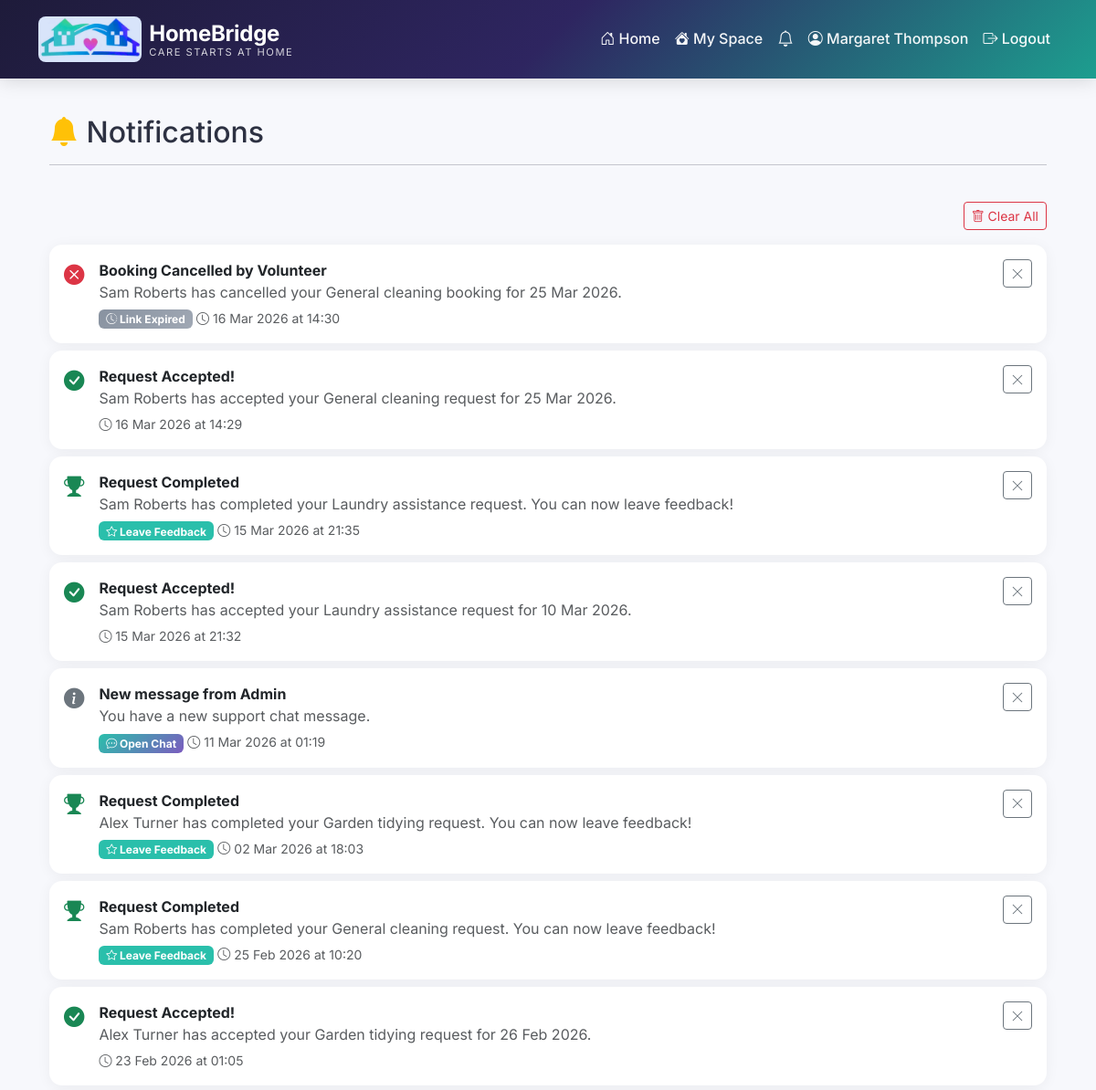
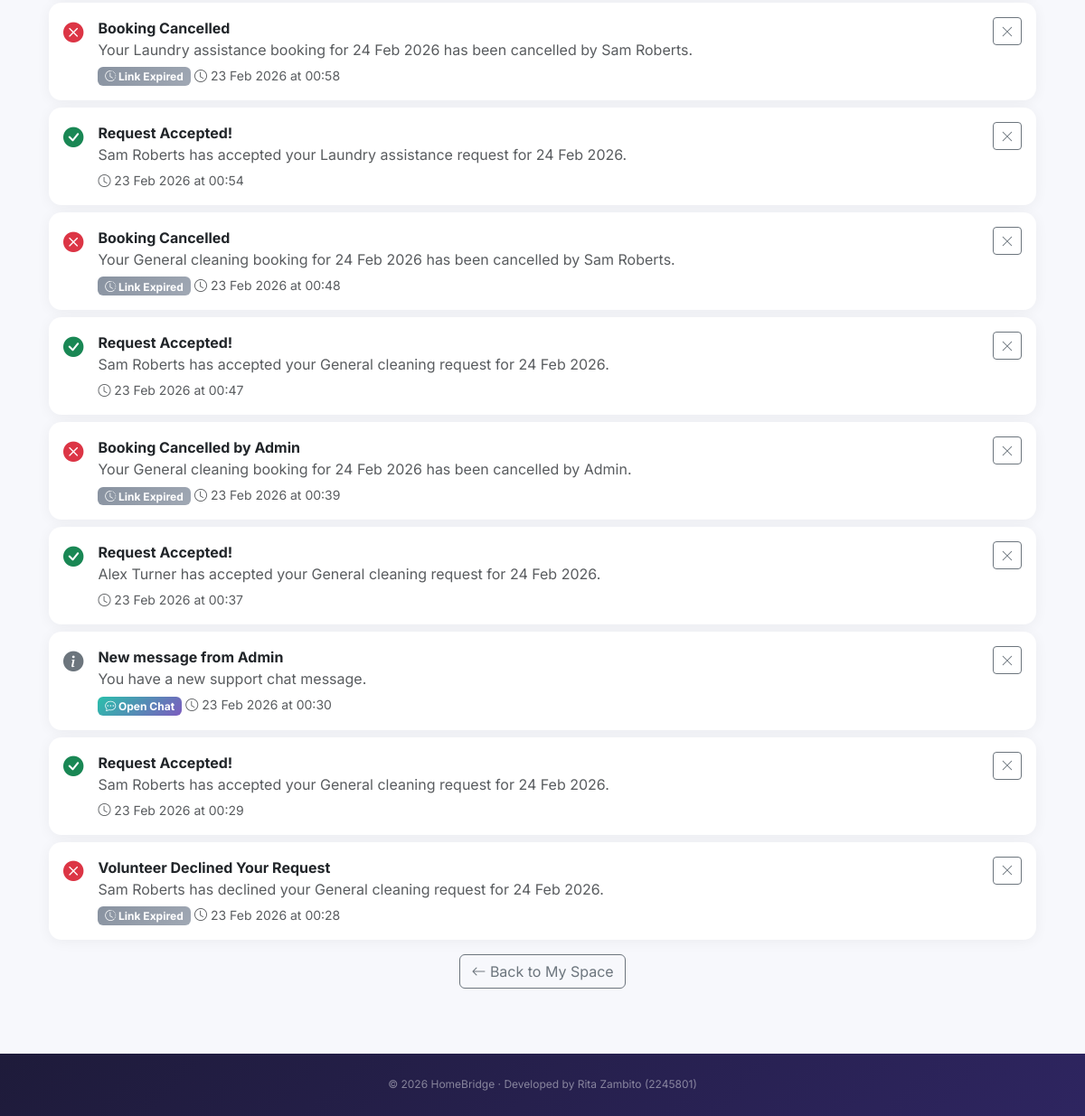
The page /notifications (signed in) on the database its author committed (2 pictures, top to bottom).
### app.py (models this page shows)
class ServiceUser(db.Model):
    __tablename__ = 'service_users'
    id = db.Column(db.Integer, primary_key=True)
    name = db.Column(db.String(100), nullable=False)
    email = db.Column(db.String(120), unique=True, nullable=False)
    password = db.Column(db.String(200), nullable=False)
    phone = db.Column(db.String(20))
    address = db.Column(db.String(200))
    postcode = db.Column(db.String(10))
    latitude = db.Column(db.Float)  # Cached coordinates
    longitude = db.Column(db.Float)  # Cached coordinates
    conditions = db.Column(db.Text)
    emergency_contact = db.Column(db.String(20))
    registered_date = db.Column(db.DateTime, default=uk_now)
    status = db.Column(db.String(20), default='active')

class Notification(db.Model):
    __tablename__ = 'notifications'
    id = db.Column(db.Integer, primary_key=True)
    recipient_id = db.Column(db.Integer, nullable=False)
    recipient_type = db.Column(db.String(20), nullable=False)  # 'user', 'volunteer', 'admin'
    title = db.Column(db.String(200), nullable=False)
    message = db.Column(db.Text)
    link = db.Column(db.String(300))  # URL to redirect when clicked
    link_expires = db.Column(db.String(10))  # Date string YYYY-MM-DD - link hidden after this date
    is_read = db.Column(db.Boolean, default=False)
    created_date = db.Column(db.DateTime, default=uk_now)

### app.py (the view)
@app.route('/notifications')
@login_required
def notifications():
    actual_id = int(current_user.id.split('_')[1])
    all_notifications = Notification.query.filter_by(
        recipient_id=actual_id,
        recipient_type=current_user.user_type
    ).order_by(Notification.created_date.desc()).all()
    for n in all_notifications:
        if not n.is_read:
            n.is_read = True
    db.session.commit()
    return render_template('notifications.html', notifications=all_notifications, today=uk_now().strftime('%Y-%m-%d'))

### app.py (called while the page is built)
def uk_now():
    return datetime.now(UK_TZ).replace(tzinfo=None)

@login_manager.user_loader
def load_user(user_id):
    user_type, actual_id = user_id.split('_')
    actual_id = int(actual_id)
    if user_type == 'user':
        user_obj = ServiceUser.query.get(actual_id)
        if user_obj:
            return User(user_id, user_obj.email, user_obj.name, 'user')
    elif user_type == 'volunteer':
        volunteer_obj = Volunteer.query.get(actual_id)
        if volunteer_obj:
            return User(user_id, volunteer_obj.email, volunteer_obj.name, 'volunteer')
    elif user_type == 'admin':
        admin_obj = Admin.query.get(actual_id)
        if admin_obj:
            return User(user_id, admin_obj.email, admin_obj.name, 'admin')
    return None

@app.after_request
def add_no_cache(response):
    response.headers['Cache-Control'] = 'no-cache, no-store, must-revalidate'
    response.headers['Pragma'] = 'no-cache'
    response.headers['Expires'] = '0'
    return response

@app.context_processor
def inject_notification_count():
    if hasattr(current_user, 'is_authenticated') and current_user.is_authenticated:
        actual_id = int(current_user.id.split('_')[1])
        count = Notification.query.filter_by(
            recipient_id=actual_id,
            recipient_type=current_user.user_type,
            is_read=False
        ).count()
        return {'unread_notifications': count}
    return {'unread_notifications': 0}

### templates/notifications.html (shortened to what this page needs)
{% extends 'base.html' %}
{% block content %}
<div class="container">
    <div class="row mb-4">
        <div class="col-12">
            <h2><i class="bi bi-bell-fill text-warning"></i> Notifications</h2>
            <hr>
        </div>
    </div>
    {% if notifications %}
        <div class="text-end mb-3">
            <form method="POST" action="{{ url_for('clear_notifications') }}" class="d-inline"
                  onsubmit="return confirm('Clear all notifications? This cannot be undone.')">
                <button type="submit" class="btn btn-outline-danger btn-sm">
                    <i class="bi bi-trash"></i> Clear All
                </button>
            </form>
        </div>
        {% for notif in notifications %}
            <div class="card mb-2">
                <div class="card-body py-3">
                    <div class="d-flex align-items-start">
                        <div class="me-3">
                            {% if 'Accepted' in notif.title %}
                                <i class="bi bi-check-circle-fill text-success" style="font-size: 1.4rem;"></i>
                            {% elif 'Declined' in notif.title or 'Cancelled' in notif.title %}
                                <i class="bi bi-x-circle-fill text-danger" style="font-size: 1.4rem;"></i>
                            {% elif 'Completed' in notif.title %}
                                <i class="bi bi-trophy-fill text-success" style="font-size: 1.4rem;"></i>
                            {% elif 'Assigned' in notif.title %}
                                <i class="bi bi-bell-fill text-info" style="font-size: 1.4rem;"></i>
                            {% elif 'Replied' in notif.title or 'Message' in notif.title %}
                                <i class="bi bi-envelope-fill text-primary" style="font-size: 1.4rem;"></i>
                            {% elif 'Registered' in notif.title %}
                                <i class="bi bi-person-plus-fill text-success" style="font-size: 1.4rem;"></i>
                            {% else %}
                                <i class="bi bi-info-circle-fill text-secondary" style="font-size: 1.4rem;"></i>
                            {% endif %}
                        </div>
                        <div class="flex-grow-1">
                            <strong>{{ notif.title }}</strong>
                            <p class="mb-1 text-muted">{{ notif.message }}</p>
                            {% set link_valid = notif.link and (not notif.link_expires or notif.link_expires > today) %}
                            {% if link_valid %}
                                {% if 'create-request' in (notif.link or '') %}
                                    <a href="{{ notif.link }}" class="badge bg-primary text-decoration-none"><i class="bi bi-arrow-right-circle"></i> Find a new volunteer</a>
                                {% elif 'Cancellation Request' in notif.title %}
                                    <a href="{{ notif.link }}" class="badge bg-danger text-decoration-none"><i class="bi bi-exclamation-triangle"></i> View & Cancel Request</a>
                                {% elif 'message' in notif.title|lower and '/chat' in (notif.link or '') %}
                                    <a href="{{ notif.link }}" class="badge bg-primary text-decoration-none"><i class="bi bi-chat-dots"></i> Open Chat</a>
                                {% elif 'message' in notif.title|lower and '/support-chat' in (notif.link or '') %}
                                    <a href="{{ notif.link }}" class="badge bg-primary text-decoration-none"><i class="bi bi-chat-dots"></i> Open Chat</a>
                                {% elif 'Completed' in notif.title %}
                                    <a href="{{ notif.link }}" class="badge bg-success text-decoration-none"><i class="bi bi-star"></i> Leave Feedback</a>
                                {% elif 'Accepted' in notif.title %}
                                    <a href="{{ notif.link }}" class="badge bg-success text-decoration-none"><i class="bi bi-eye"></i> View Request</a>
                                {% elif 'Assigned' in notif.title %}
                                    <a href="{{ notif.link }}" class="badge bg-info text-decoration-none"><i class="bi bi-eye"></i> View Request</a>
                                {% else %}
                                    <a href="{{ notif.link }}" class="badge bg-primary text-decoration-none"><i class="bi bi-eye"></i> View</a>
                                {% endif %}
                            {% elif notif.link_expires and notif.link_expires <= today %}
                                <span class="badge bg-secondary"><i class="bi bi-clock-history"></i> Link Expired</span>
                            {% endif %}
                            <small class="text-muted">
                                <i class="bi bi-clock"></i> {{ notif.created_date.strftime('%d %b %Y at %H:%M') }}
                            </small>
                        </div>
                        <div class="ms-2">
                            <form method="POST" action="{{ url_for('delete_notification', notif_id=notif.id) }}" class="d-inline"
                                  onsubmit="return confirm('Delete this notification?')">
                                <button type="submit" class="btn btn-outline-secondary btn-sm" title="Delete">
                                    <i class="bi bi-x-lg"></i>
                                </button>
                            </form>
                        </div>
                    </div>
                </div>
            </div>
        {% endfor %}
    {% else %}
        <div class="text-center py-5">
            <i class="bi bi-bell-slash text-muted" style="font-size: 4rem;"></i>
            <h5 class="text-muted mt-3">No notifications yet</h5>
            <p class="text-muted">You'll be notified when something happens with your requests or messages.</p>
        </div>
    {% endif %}
    <div class="text-center mt-3">
        {% if current_user.user_type == 'volunteer' %}
            <a href="{{ url_for('volunteer_dashboard') }}" class="btn btn-outline-secondary">
                <i class="bi bi-arrow-left"></i> Back to My Space
            </a>
        {% elif current_user.user_type == 'admin' %}
            <a href="{{ url_for('admin_dashboard') }}" class="btn btn-outline-secondary">
                <i class="bi bi-arrow-left"></i> Back to Dashboard
            </a>
        {% else %}
            <a href="{{ url_for('user_dashboard') }}" class="btn btn-outline-secondary">
                <i class="bi bi-arrow-left"></i> Back to My Space
            </a>
        {% endif %}
    </div>
</div>
{% endblock %}

### templates/base.html (shortened to what this page needs)
<!DOCTYPE html>
<html lang="en">
<head>
    <link href="https://cdn.jsdelivr.net/npm/bootstrap@5.3.0/dist/css/bootstrap.min.css" rel="stylesheet">
    <link rel="stylesheet" href="https://cdn.jsdelivr.net/npm/bootstrap-icons@1.11.0/font/bootstrap-icons.css">
</head>
<body class="d-flex flex-column min-vh-100">
    <nav class="navbar navbar-expand-lg navbar-hb" aria-label="Main navigation">
        <div class="container">
            <a href="{{ url_for('index') }}" class="navbar-brand d-flex align-items-center text-decoration-none">
                <img src="{{ url_for('static', filename='images/logo.png') }}" alt="HomeBridge" height="50" class="me-2" style="border-radius: 8px;">
                <div class="d-flex flex-column justify-content-center">
                    <span class="brand-name">HomeBridge</span>
                    <span class="brand-tagline">Care starts at home</span>
                </div>
            </a>
            <div class="collapse navbar-collapse" id="navbarNav">
                <ul class="navbar-nav ms-auto">
                    {% if current_user.is_authenticated %}
                        {% if current_user.user_type == 'admin' %}
                            <li class="nav-item">
                                <a class="nav-link" href="{{ url_for('admin_dashboard') }}">
                                    <i class="bi bi-grid-1x2-fill"></i> Dashboard
                                </a>
                            </li>
                        {% else %}
                            <li class="nav-item">
                                <a class="nav-link" href="{{ url_for('index') }}">
                                    <i class="bi bi-house-door"></i> Home
                                </a>
                            </li>
                            <li class="nav-item">
                                <a class="nav-link" href="{{ url_for('user_dashboard') }}">
                                    <i class="bi bi-house-heart-fill"></i> My Space
                                </a>
                            </li>
                        {% endif %}
                        <li class="nav-item">
                            <a class="nav-link position-relative" href="{{ url_for('notifications') }}" aria-label="Notifications">
                                <i class="bi bi-bell" style="font-size: 1.1rem;"></i>
                            </a>
                        </li>
                        <li class="nav-item">
                            {% if current_user.user_type == 'admin' %}
                                <span class="nav-link">
                                    <i class="bi bi-person-circle"></i> {{ current_user.name }}
                                </span>
                            {% elif current_user.user_type == 'volunteer' %}
                                <a class="nav-link" href="{{ url_for('volunteer_profile') }}">
                                    <i class="bi bi-person-circle"></i> {{ current_user.name }}
                                </a>
                            {% else %}
                                <a class="nav-link" href="{{ url_for('user_profile') }}">
                                    <i class="bi bi-person-circle"></i> {{ current_user.name }}
                                </a>
                            {% endif %}
                        </li>
                        <li class="nav-item">
                            <a class="nav-link" href="{{ url_for('logout') }}">
                                <i class="bi bi-box-arrow-right"></i> Logout
                            </a>
                        </li>
                    {% endif %}
                </ul>
            </div>
        </div>
    </nav>
    <main id="main-content" class="container my-4 flex-grow-1">
        {% block content %}{% endblock %}
    </main>
    <footer class="footer-hb mt-5" role="contentinfo">
        <div class="container text-center">
            <p class="footer-copy mb-0">
                &copy; 2026 HomeBridge &middot; Developed by Rita Zambito (2245801)
            </p>
        </div>
    </footer>
</body>
</html>

### templates/base.html (style rules this page uses)
:root { --hb-teal: #2ABFAB; --hb-teal-dark: #1D9E8F; --hb-violet: #7C5CBF; --hb-violet-dark: #5A3D96; --hb-pink-accent: #E8709A; --hb-navy: #1E1B3A; --hb-gradient: linear-gradient(135deg, #1D9E8F, #5A3D96); --hb-gradient-soft: linear-gradient(135deg, #2ABFAB, #7C5CBF); --hb-gradient-light: linear-gradient(135deg, #E8F8F5, #EDE7F6); }
body { font-family: 'Inter', sans-serif; background: #F7F8FC; color: #2D3142; }
.navbar-hb { background: linear-gradient(135deg, #1E1B3A 0%, #2E2560 50%, #1D9E8F 100%); padding: 0.8rem 0; box-shadow: 0 2px 20px rgba(0,0,0,0.15); position: sticky; top: 0; z-index: 1020; }
.navbar-hb .nav-link { color: rgba(255,255,255,0.95) !important; font-weight: 500; font-size: 1rem; transition: all 0.2s; }
.brand-name { color: #fff; font-weight: 700; font-size: 1.5rem; letter-spacing: -0.3px; line-height: 1.2; }
.brand-tagline { color: rgba(255,255,255,0.8); font-size: 0.7rem; font-weight: 400; letter-spacing: 1.5px; text-transform: uppercase; line-height: 1; }
.card { border: none; border-radius: 14px; box-shadow: 0 2px 15px rgba(0,0,0,0.05); transition: transform 0.2s ease, box-shadow 0.2s ease; }
.bg-primary { background: var(--hb-gradient-soft) !important; }
.bg-success { background: linear-gradient(135deg, #2ABFAB, #34D1BF) !important; }
.bg-secondary { background: linear-gradient(135deg, #8892A0, #A0A8B4) !important; }
.badge.bg-primary { background: var(--hb-gradient-soft) !important; }
.badge.bg-success { background: var(--hb-teal) !important; }
a { color: var(--hb-violet); }
.footer-hb { background: linear-gradient(135deg, #1E1B3A, #2E2560); color: rgba(255,255,255,0.85); padding: 1.6rem 0; font-size: 0.85rem; }
.footer-hb .footer-copy { color: rgba(255,255,255,0.45); font-size: 0.75rem; }

### rows shown on the page
ServiceUser: name "Margaret Thompson"
Notification: title "Booking Cancelled by Volunteer", message "Sam Roberts has cancelled your General cleaning booking for 25 Mar 2026.", link_expires "Link Expired", created_date "16 Mar 2026 at 14:30"
Notification: title "Request Accepted!", message "Sam Roberts has accepted your General cleaning request for 25 Mar 2026.", created_date "16 Mar 2026 at 14:29"
Notification: title "Request Completed", message "Sam Roberts has completed your Laundry assistance request. You can now leave feedback!", created_date "15 Mar 2026 at 21:35"
Notification: title "Request Accepted!", message "Sam Roberts has accepted your Laundry assistance request for 10 Mar 2026.", created_date "15 Mar 2026 at 21:32"
Notification: title "New message from Admin", message "You have a new support chat message.", created_date "11 Mar 2026 at 01:19"
Notification: title "Request Completed", message "Alex Turner has completed your Garden tidying request. You can now leave feedback!", created_date "02 Mar 2026 at 18:03"
Notification: title "Request Completed", message "Sam Roberts has completed your General cleaning request. You can now leave feedback!", created_date "25 Feb 2026 at 10:20"
Notification: title "Request Accepted!", message "Alex Turner has accepted your Garden tidying request for 26 Feb 2026.", created_date "23 Feb 2026 at 01:05"
Notification: title "Booking Cancelled", message "Your Laundry assistance booking for 24 Feb 2026 has been cancelled by Sam Roberts.", link_expires "Link Expired", created_date "23 Feb 2026 at 00:58"
Notification: title "Request Accepted!", message "Sam Roberts has accepted your Laundry assistance request for 24 Feb 2026.", created_date "23 Feb 2026 at 00:54"
Notification: title "Booking Cancelled", message "Your General cleaning booking for 24 Feb 2026 has been cancelled by Sam Roberts.", link_expires "Link Expired", created_date "23 Feb 2026 at 00:48"
Notification: title "Request Accepted!", message "Sam Roberts has accepted your General cleaning request for 24 Feb 2026.", created_date "23 Feb 2026 at 00:47"
Notification: title "Booking Cancelled by Admin", message "Your General cleaning booking for 24 Feb 2026 has been cancelled by Admin.", link_expires "Link Expired", created_date "23 Feb 2026 at 00:39"
Notification: title "Request Accepted!", message "Alex Turner has accepted your General cleaning request for 24 Feb 2026.", created_date "23 Feb 2026 at 00:37"
Notification: title "New message from Admin", message "You have a new support chat message.", created_date "23 Feb 2026 at 00:30"
Notification: title "Request Accepted!", message "Sam Roberts has accepted your General cleaning request for 24 Feb 2026.", created_date "23 Feb 2026 at 00:29"
Notification: title "Volunteer Declined Your Request", message "Sam Roberts has declined your General cleaning request for 24 Feb 2026.", link_expires "Link Expired", created_date "23 Feb 2026 at 00:28"
